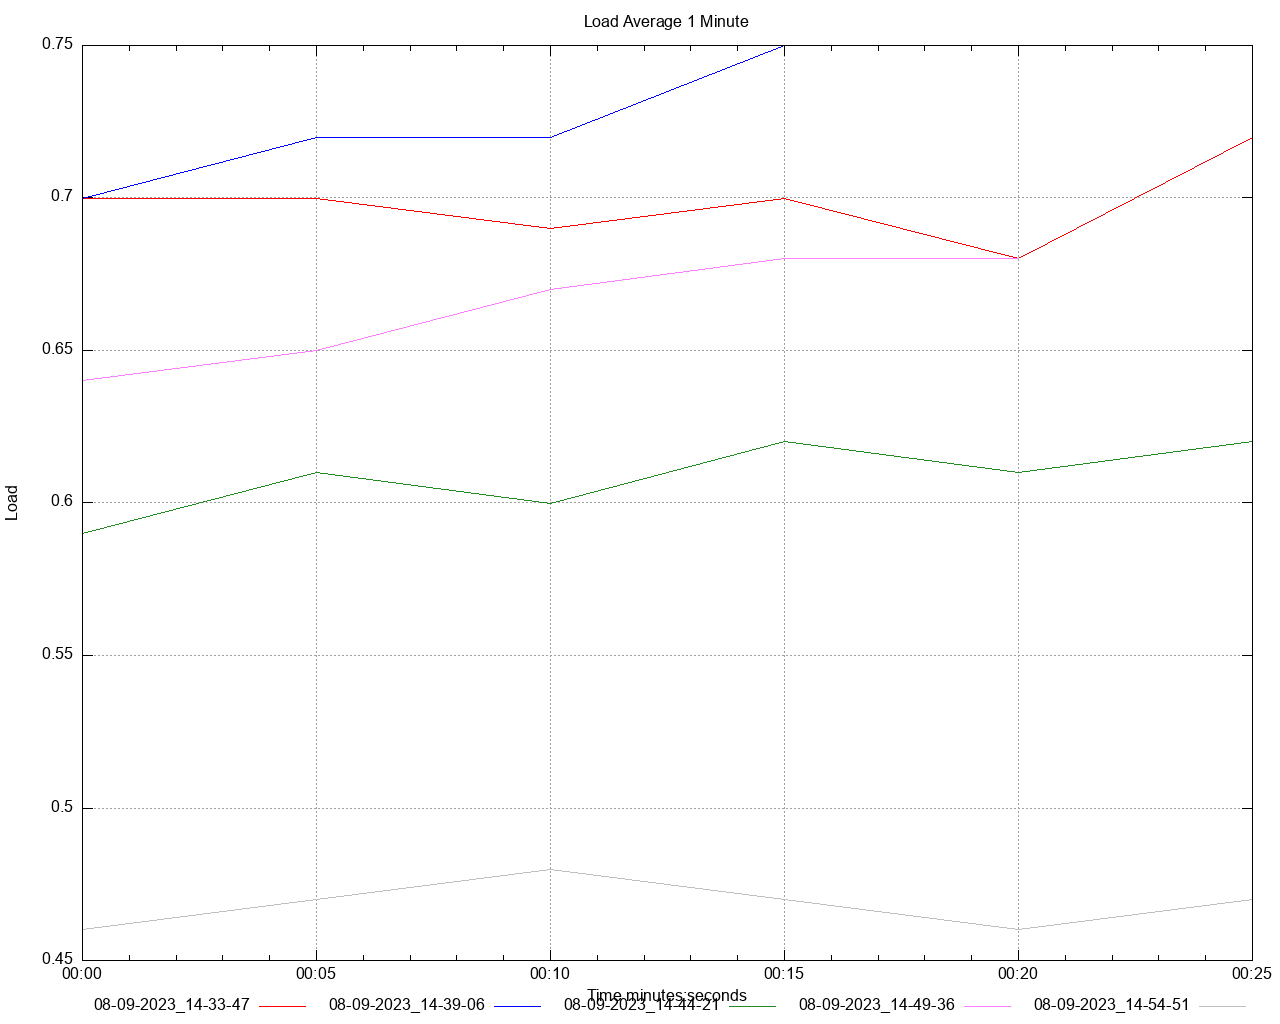

Generate this figure with gnuplot:
set title 'Load Average 1 Minute' noenhanced
set style data lines
set datafile separator ","
set terminal png size 1280,1024
set grid
set key below
set xdata time
set timefmt "%s"
offset = 0
t0(x)=(offset=($0==0) ? x : offset, x - offset)
set xlabel 'Time minutes:seconds'
set ylabel 'Load'
set output '/Users/gbarnett/git/hazelcast-simulator/atomiclong-3node-member/atomicreference/dstat/load_average_1m_A2.png'
plot \
   '/Users/gbarnett/git/hazelcast-simulator/atomiclong-3node-member/atomicreference/data/load_average_1m_A2_1.data' using (t0(timecolumn(1))):2 title "08-09-2023_14-33-47" noenhanced lt rgb "red", \
   '/Users/gbarnett/git/hazelcast-simulator/atomiclong-3node-member/atomicreference/data/load_average_1m_A2_2.data' using (t0(timecolumn(1))):2 title "08-09-2023_14-39-06" noenhanced lt rgb "blue", \
   '/Users/gbarnett/git/hazelcast-simulator/atomiclong-3node-member/atomicreference/data/load_average_1m_A2_3.data' using (t0(timecolumn(1))):2 title "08-09-2023_14-44-21" noenhanced lt rgb "forest-green", \
   '/Users/gbarnett/git/hazelcast-simulator/atomiclong-3node-member/atomicreference/data/load_average_1m_A2_4.data' using (t0(timecolumn(1))):2 title "08-09-2023_14-49-36" noenhanced lt rgb "orchid", \
   '/Users/gbarnett/git/hazelcast-simulator/atomiclong-3node-member/atomicreference/data/load_average_1m_A2_5.data' using (t0(timecolumn(1))):2 title "08-09-2023_14-54-51" noenhanced lt rgb "grey", \
